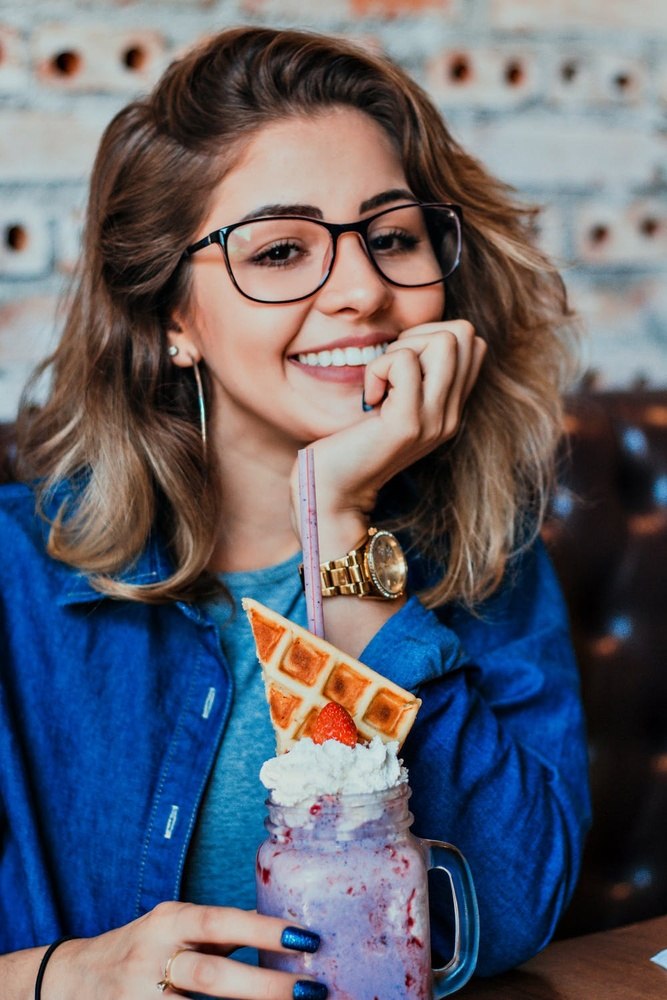
#> input picture girl-original.jpeg, 667 x 1000 px, shrunk from 1000 x 1500 before the run
$ python -i coinmask.py   (imports and definitions only)
#> lines starting #> are read from the running program, lines starting #| are printed output that depends on the picture; after the words box and inside, x2 and y2 are one past the last pixel; in counts of white or black regions, pixels touching at a corner belong together
#> further down, picture is the input picture: shape (1000, 667, 3); mean B, G, R 107.7, 96.7, 96.3
import cv2
import numpy as np

def mask_circles(image):
    edge_buffer=2
    min_radius = 10
    max_radius = 50

    # Convert the image to grayscale
    gray = cv2.cvtColor(image, cv2.COLOR_BGR2GRAY)
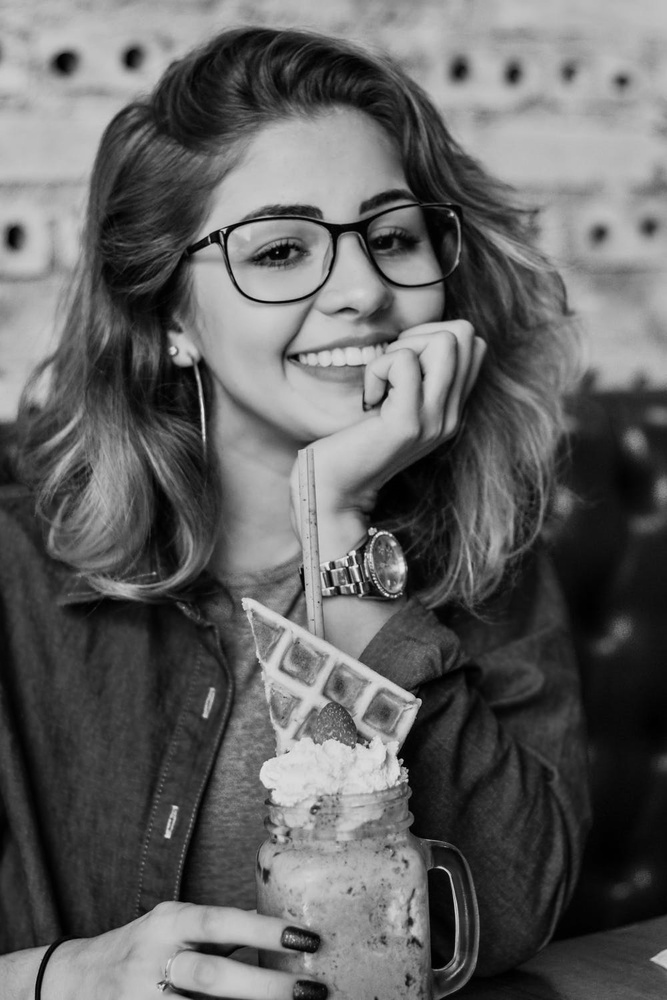
#> gray: shape (1000, 667); min 0, max 242, mean 97.8

    # Apply Gaussian blur to reduce noise
    blurred = cv2.GaussianBlur(gray, (5, 5), 0)

    # Detect circles using HoughCircles
    circles = cv2.HoughCircles(blurred, cv2.HOUGH_GRADIENT, dp=1, minDist=50, param1=100, param2=30, minRadius=min_radius, maxRadius=max_radius)
#> circles = [[417.5, 244.5, 43.8], [414.5, 561.5, 45], [277.5, 688.5, 49.4], [288.5, 257.5, 45], [428.5, 951.5, 43.8], [97.5, 531.5, 46], [324.5, 78.5, 31.6], [284.5, 584.5, 42.7], [376.5, 711.5, 25.8], [342.5, 576.5, 19.4], [156.5, 549.5, 39.4]]

    # If circles are detected
    if circles is not None:
        # Convert the circles to integer coordinates
        circles = np.round(circles[0, :]).astype("int")
#> circles = [[418, 244, 44], [414, 562, 45], [278, 688, 49], [288, 258, 45], [428, 952, 44], [98, 532, 46], [324, 78, 32], [284, 584, 43], [376, 712, 26], [342, 576, 19], [156, 550, 39]]

        # Create an empty mask
        mask = np.zeros(gray.shape, dtype=np.uint8)

        # Loop over all detected circles
        for (x, y, r) in circles:
            # Increase the radius slightly to account for edges
            r += edge_buffer

            # Create a mask for the current circle
            circle_mask = np.zeros(gray.shape, dtype=np.uint8)
            cv2.circle(circle_mask, (x, y), r, 255, -1)

            # Add the current circle mask to the overall mask
            mask = cv2.bitwise_or(mask, circle_mask)
#> this loop made 11 passes
#> (x, y, r) on passes 1 to 11: (418, 244, 46), (414, 562, 47), (278, 688, 51), (288, 258, 47), (428, 952, 46), (98, 532, 48), (324, 78, 34), (284, 584, 45), (376, 712, 28), (342, 576, 21), (156, 550, 41)
#> pass 1, in mask_circles, `mask = cv2.bitwise_or(mask, circle_mask)`:
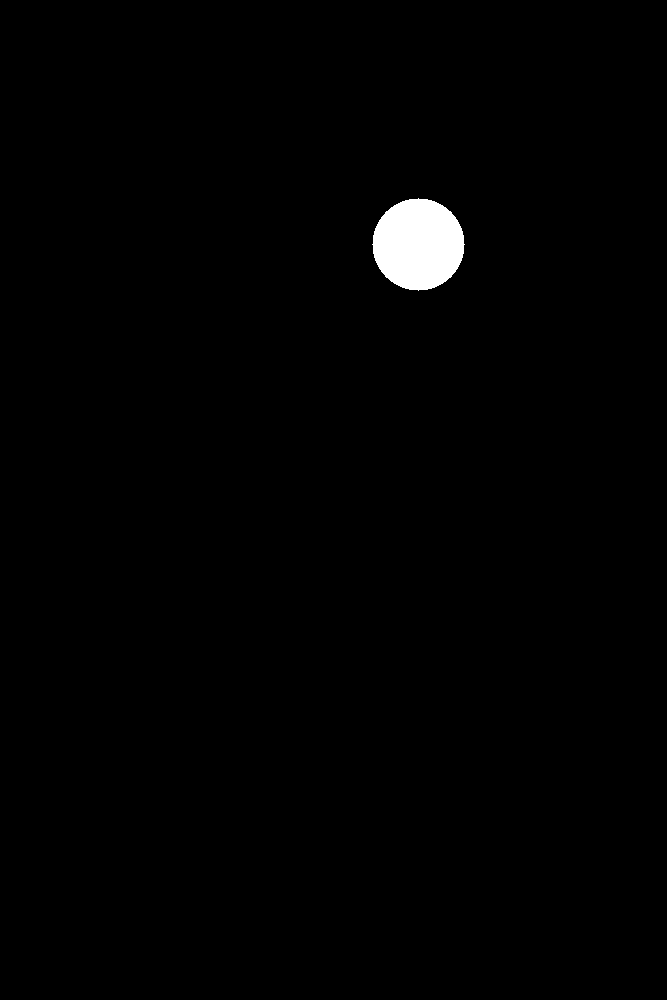
#> mask: shape (1000, 667); 0.99% white; 1 white region, box (x1, y1, x2, y2) and area: (372, 198, 465, 291) 6625
#> pass 2, in mask_circles, `mask = cv2.bitwise_or(mask, circle_mask)`:
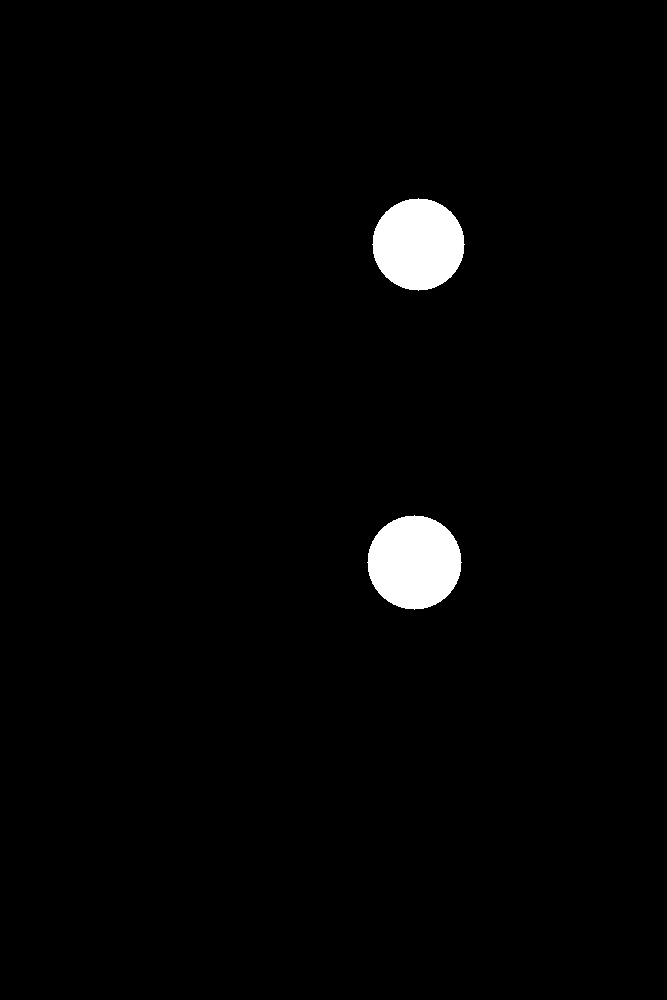
#> mask: shape (1000, 667); 2% white; 2 white regions, box (x1, y1, x2, y2) and area: (367, 515, 462, 610) 6921, (372, 198, 465, 291) 6625
#> pass 3, in mask_circles, `mask = cv2.bitwise_or(mask, circle_mask)`:
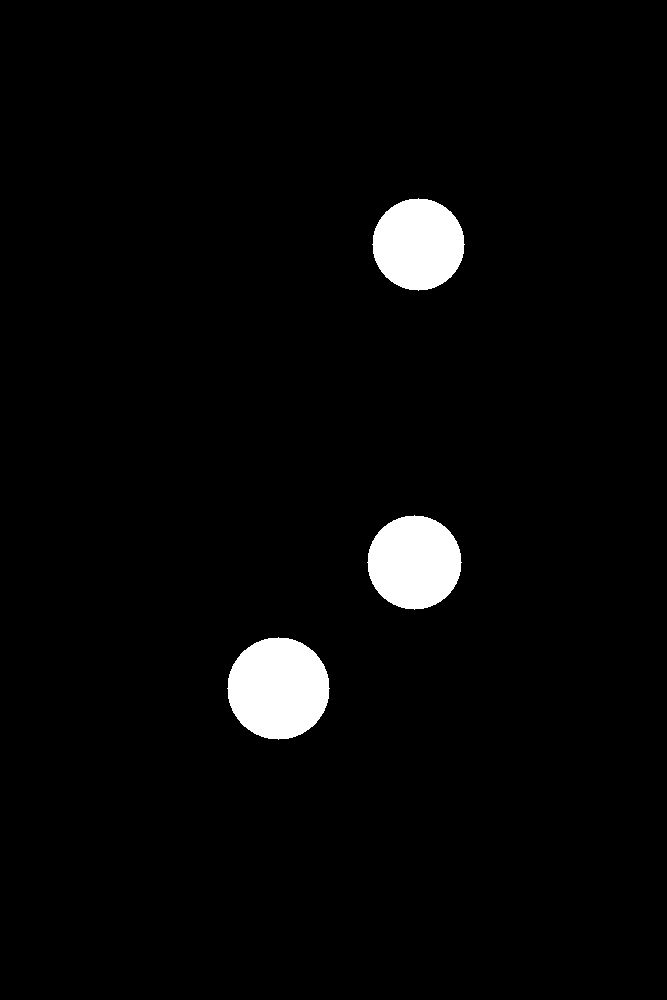
#> mask: shape (1000, 667); 3.3% white; 3 white regions, box (x1, y1, x2, y2) and area: (227, 637, 330, 740) 8173, (367, 515, 462, 610) 6921, (372, 198, 465, 291) 6625
#> after the loop:
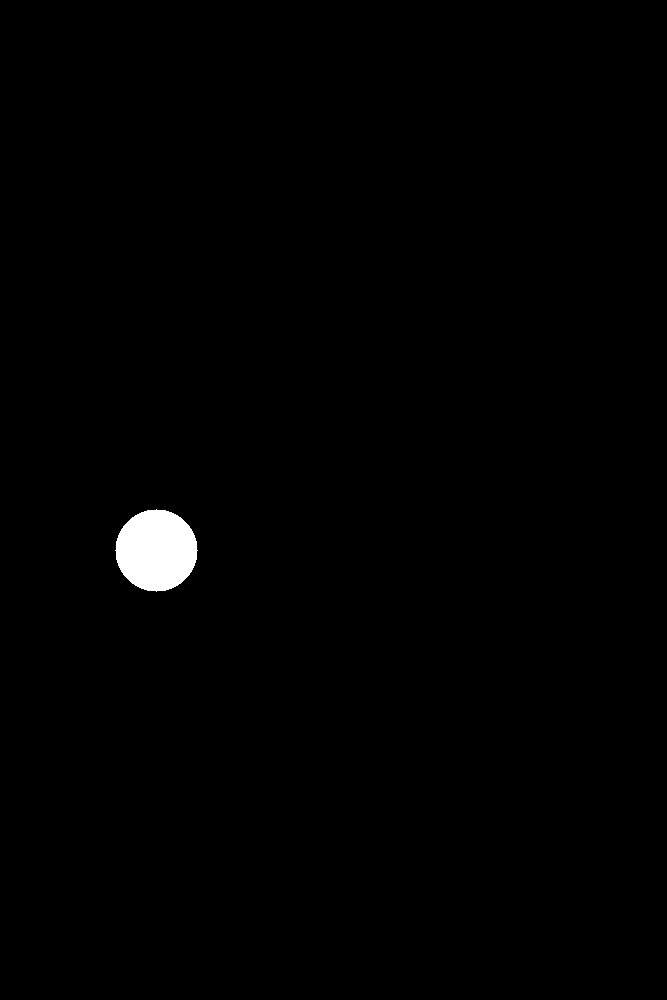
#> circle_mask: shape (1000, 667); 0.79% white; 1 white region, box (x1, y1, x2, y2) and area: (115, 509, 198, 592) 5261
#> after the loop:
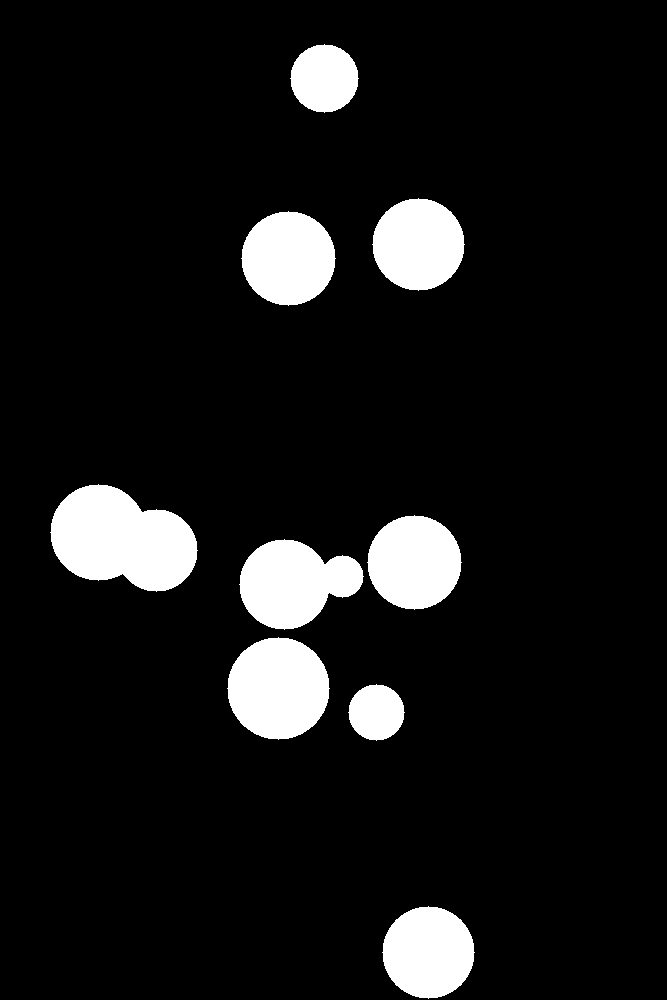
#> mask: shape (1000, 667); 9% white; 9 white regions, largest, box (x1, y1, x2, y2) and area: (50, 484, 198, 592) 11221, (227, 637, 330, 740) 8173, (239, 539, 364, 630) 7599

        # Invert the mask (areas to avoid become white)
        mask = cv2.bitwise_not(mask)

        # Apply the mask to the input image
        masked_image = cv2.bitwise_and(image, image, mask=mask)
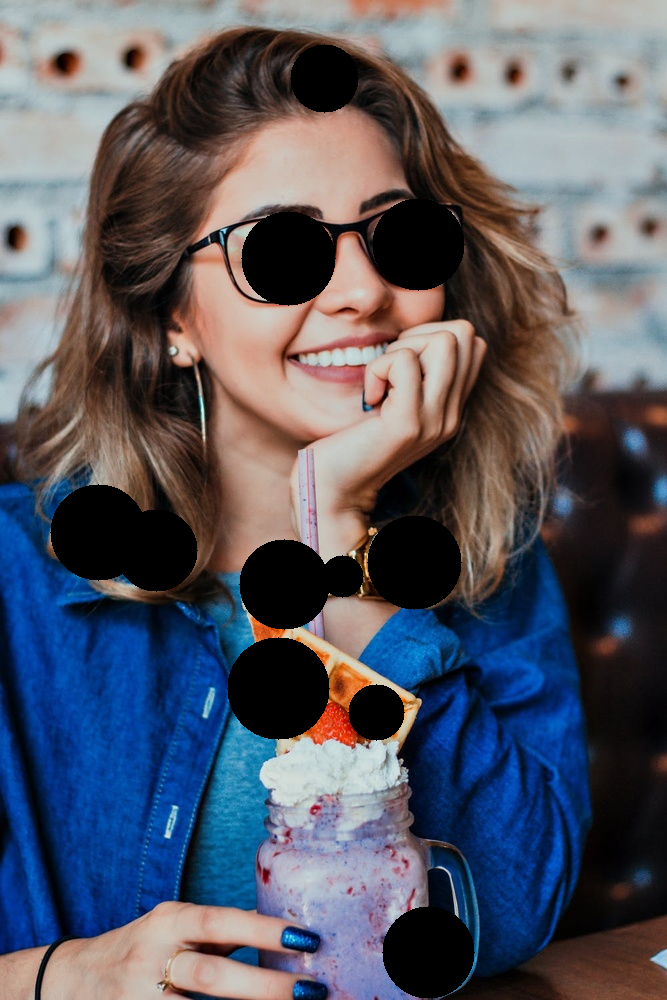
#> masked_image: shape (1000, 667, 3); mean B, G, R 99.4, 88, 86.5

        return masked_image

    return image


# [11 lines not run here, left out]

>>> import cv2
>>> picture = cv2.imread('girl-original.jpeg')
>>> result = mask_circles(picture)

$ run again, on sea.jpeg
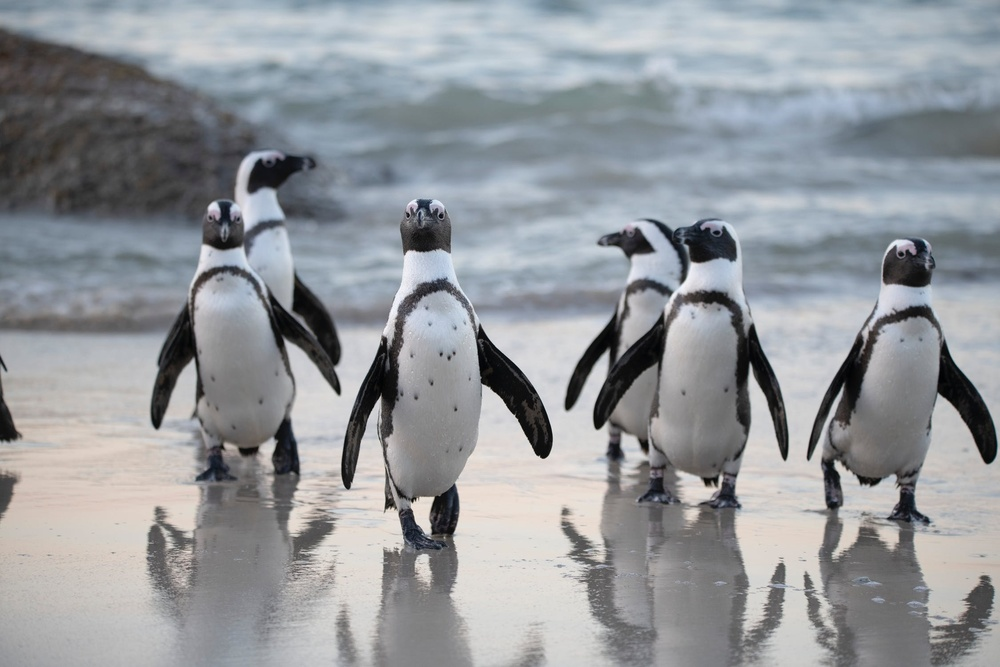
#> input picture sea.jpeg, 1000 x 667 px, shrunk from 2250 x 1500 before the run
#> picture is the input picture: shape (667, 1000, 3); mean B, G, R 155.1, 151, 147.5
#> in mask_circles, `circles = cv2.HoughCircles(blurred, cv2.HOUGH_GRADIENT, dp=1, minDist=..`: circles = [[228.5, 301.5, 39.4]]
#> in mask_circles, `circles = np.round(circles[0, :]).astype("int")`: circles = [[228, 302, 39]]
#> the loop in mask_circles, `for (x, y, r) in circles:` made 1 pass
#> (x, y, r) on pass 1: (228, 302, 41)
#> pass 1, in mask_circles, `mask = cv2.bitwise_or(mask, circle_mask)`:
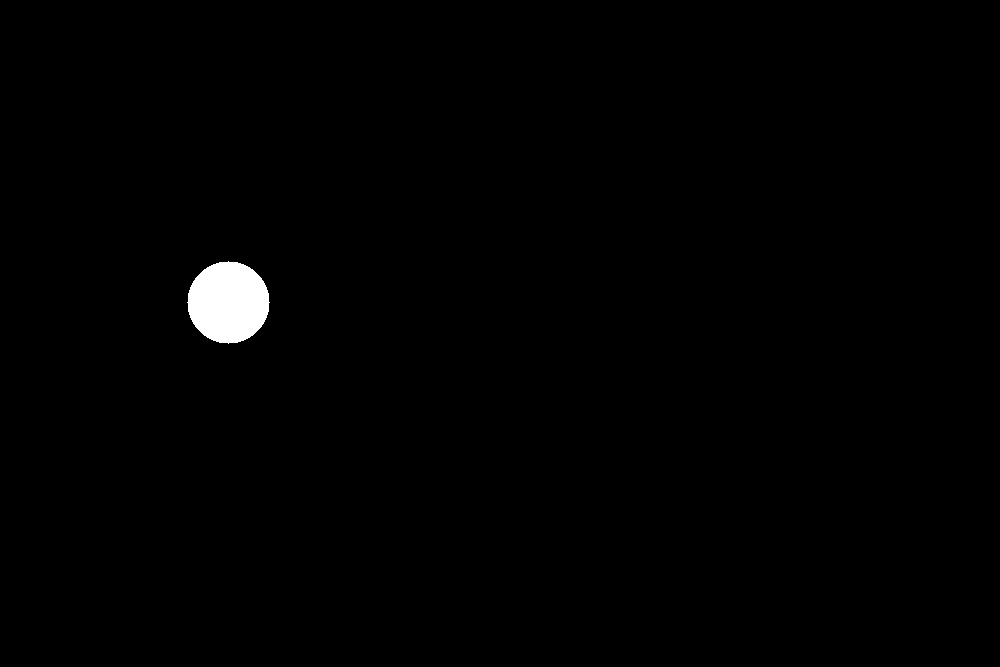
#> mask: shape (667, 1000); 0.79% white; 1 white region, box (x1, y1, x2, y2) and area: (187, 261, 270, 344) 5261
